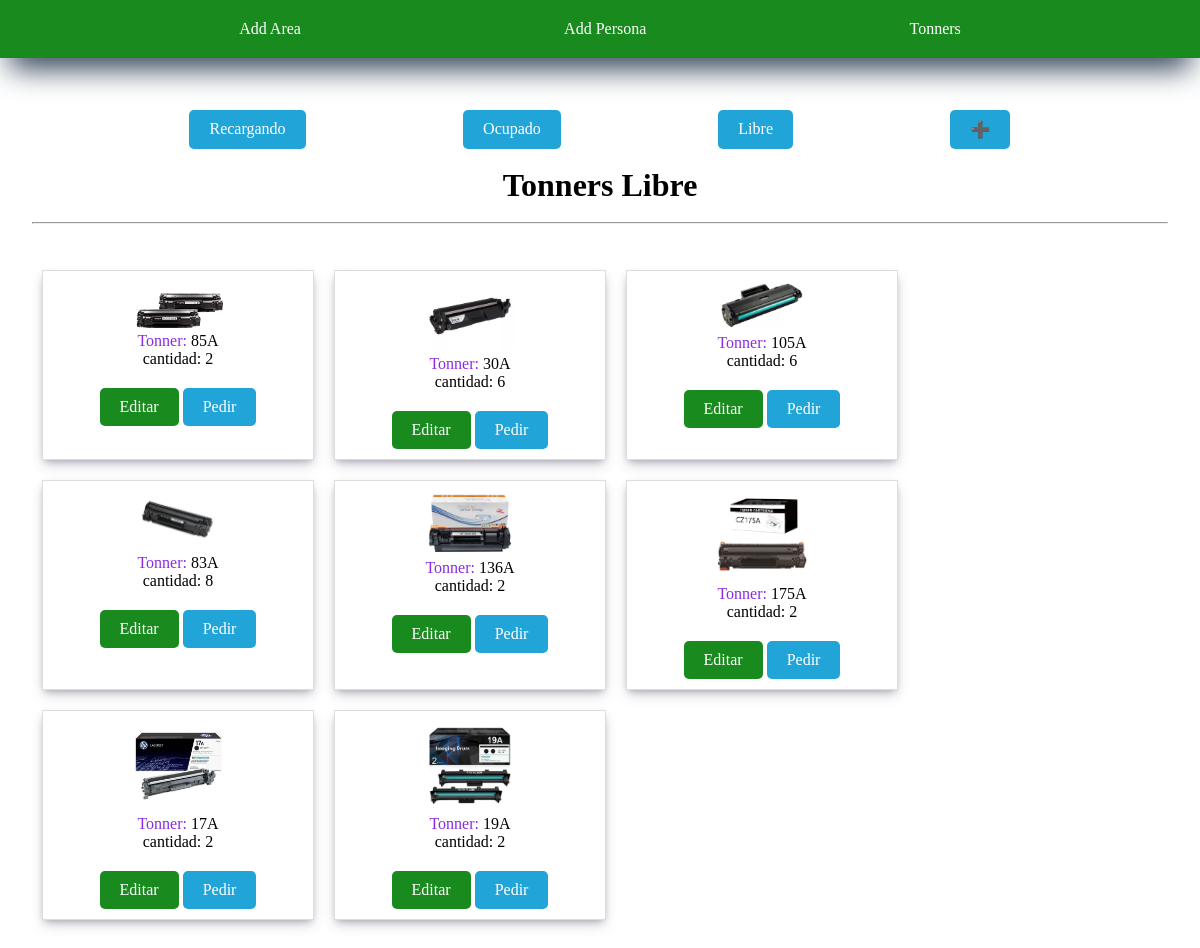
Screenshot of /L_Tonner/ with the database file from the repository.
### Datos/models.py (models this page shows, shortened)
class Tonner(models.Model):
    ESTADO_T = [
        ('R', 'Recargando'),
        ('L', 'Libre'),
        ('O', 'Ocupado'),
    ]
    nombre = models.CharField(max_length=50)
    cantidad = models.PositiveBigIntegerField()
    Numero_Tonner = models.CharField(max_length=20)
    Estado = models.CharField(max_length=1, choices=ESTADO_T, default='L')
    imagen = models.ImageField()

### Datos/views.py (the view)
# urls.py: path('L_Tonner/', views.E_Libre, name='L_Tonner'),
def E_Libre(request):
    r_tonner = Tonner.objects.filter(Estado='L')
    return render(request, 'vista/T_Libre.html', {'LItonner': r_tonner})

### Datos/templates/vista/T_Libre.html (shortened to what this page needs)
{% extends 'layouts/base.html' %}
{% block content %}
{% load static %}
<center>
    {% include 'layouts/Barra_Tonners.html' %}
    <br>
    <h1>Tonners Libre</h1>
    <br>
    <hr>
</center>
<br>
<br>
<main class="container">
    {% for producto in LItonner %}
        <div class="card shadow">
            <center>
                {% if producto.imagen %}
                    <img src="{{ producto.imagen.url }}" style="width: 90px;">
                {% else %}
                    <img src="{% static 'images/SinImagen.png' %}" alt="LogoImagen" width="90px">
                {% endif %}
                <p><span class="span">Tonner:</span> {{ producto.nombre }}</p>
                <p>cantidad: {{ producto.cantidad }}</p>
                <div>
                    <a href="{% url 'ED_Tonner' producto.id %}" class="btn3">Editar</a>
                    <a href="{% url 'retiroTonner' producto.id %}" class="btn">Pedir</a>
                </div>
            </center>
        </div>
        <br>
    {% endfor %}
{% endblock %}

### Datos/templates/layouts/base.html (shortened to what this page needs)
{% load static %}
<!DOCTYPE html>
<html lang="en">
<head>
</head>
<body>
    <nav class="navbar">
        <ul style="display: flex; justify-content: space-evenly;">
            <li class="{% if request.path == '/R_Area/' %}active{% endif %}">
                <a href="{% url 'R_Area' %}">Add Area</a>
            </li>
            <li class="{% if request.path == '/R_Persona/' %}active{% endif %}">
                <a href="{% url 'R_Persona' %}">Add Persona</a>
            </li>
            <li class="{% if request.path == '/Tonners/' %}active{% endif %}">
                <a href="{% url 'L_Tonner' %}">Tonners</a>
            </li>
        </ul>
    </nav>
    <div style="padding: 2rem;">
        {% block content %}
        {% endblock %}
    </div>
</body>
</html>

### Datos/templates/layouts/Barra_Tonners.html
<div style="display: flex; justify-content: space-evenly;">
    <a href="{% url 'E_Tonner' %}" class="btn">Recargando</a>
    <a href="{% url 'O_Tonner' %}" class="btn">Ocupado</a>
    <a href="{% url 'L_Tonner' %}" class="btn">Libre</a>
    <a href="{% url 'R_Tonner' %}" class="btn">➕</a>
</div>

### Datos/templates/vista/T_Libre.html (style rules this page uses)
.btn { display: inline-block; padding: 10px 20px; margin-top: 20px; text-align: center; text-decoration: none; background-color: #21a4d8; color: #fff; border-radius: 5px; }
.btn3 { display: inline-block; padding: 10px 20px; margin-top: 20px; text-align: center; text-decoration: none; background-color: #198a1e; color: #fff; border-radius: 5px; }
.span { color: blueviolet; }
.container { width: 100%; display: flex; flex-wrap: wrap; }
.card { border: 1px solid #ddd; padding: 10px; margin: 10px; text-align: center; width: 250px; box-shadow: rgba(50, 50, 93, 0.25) 0px 6px 12px -2px, rgba(0, 0, 0, 0.3) 0px 3px 7px -3px; }

### Datos/templates/layouts/base.html (style rules this page uses)
* { padding: 0; margin: 0; }
.navbar { background-color: #198a1e; box-shadow: rgb(38, 57, 77) 0px 20px 30px -10px; }
.navbar a { float: left; display: block; color: white; text-align: center; padding: 20px 24px; text-decoration: none; }
ul { list-style: none; }

### rows the page displays
Tonner: imagen (picture), nombre "85A", cantidad "2"
Tonner: imagen (picture), nombre "30A", cantidad "6"
Tonner: imagen (picture), nombre "105A", cantidad "6"
Tonner: imagen (picture), nombre "83A", cantidad "8"
Tonner: imagen (picture), nombre "136A", cantidad "2"
Tonner: imagen (picture), nombre "175A", cantidad "2"
Tonner: imagen (picture), nombre "17A", cantidad "2"
Tonner: imagen (picture), nombre "19A", cantidad "2"
